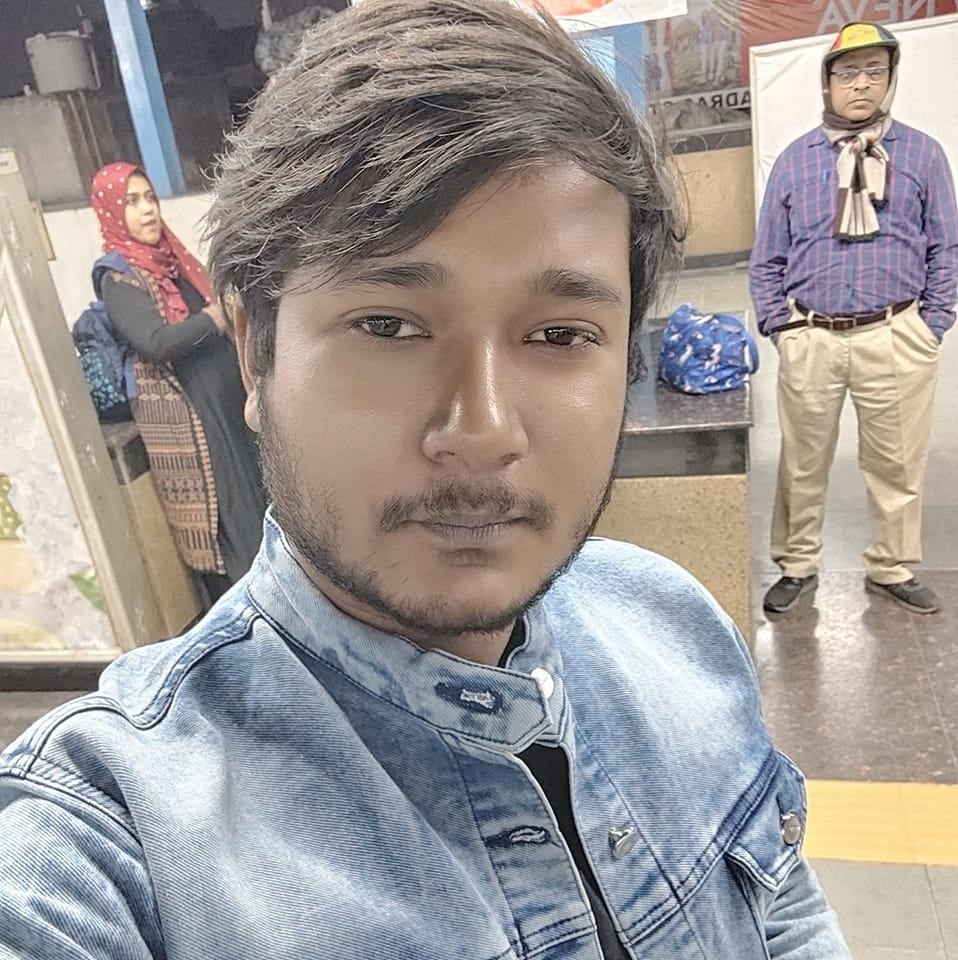
#> input picture images/reference.jpg, 958 x 960 px
$ python basic.py
#> lines starting #> are read from the running program, lines starting #| are printed output that depends on the picture; after the words box and inside, x2 and y2 are one past the last pixel; in counts of white or black regions, pixels touching at a corner belong together
import cv2 as cv

img = cv.imread('images/reference.jpg')
#> img is the input picture: shape (960, 958, 3); mean B, G, R 148.5, 151, 157.2
cv.imshow('Image', img)

#1. conerting to grayscale
gray = cv.cvtColor(img, cv.COLOR_BGR2GRAY)
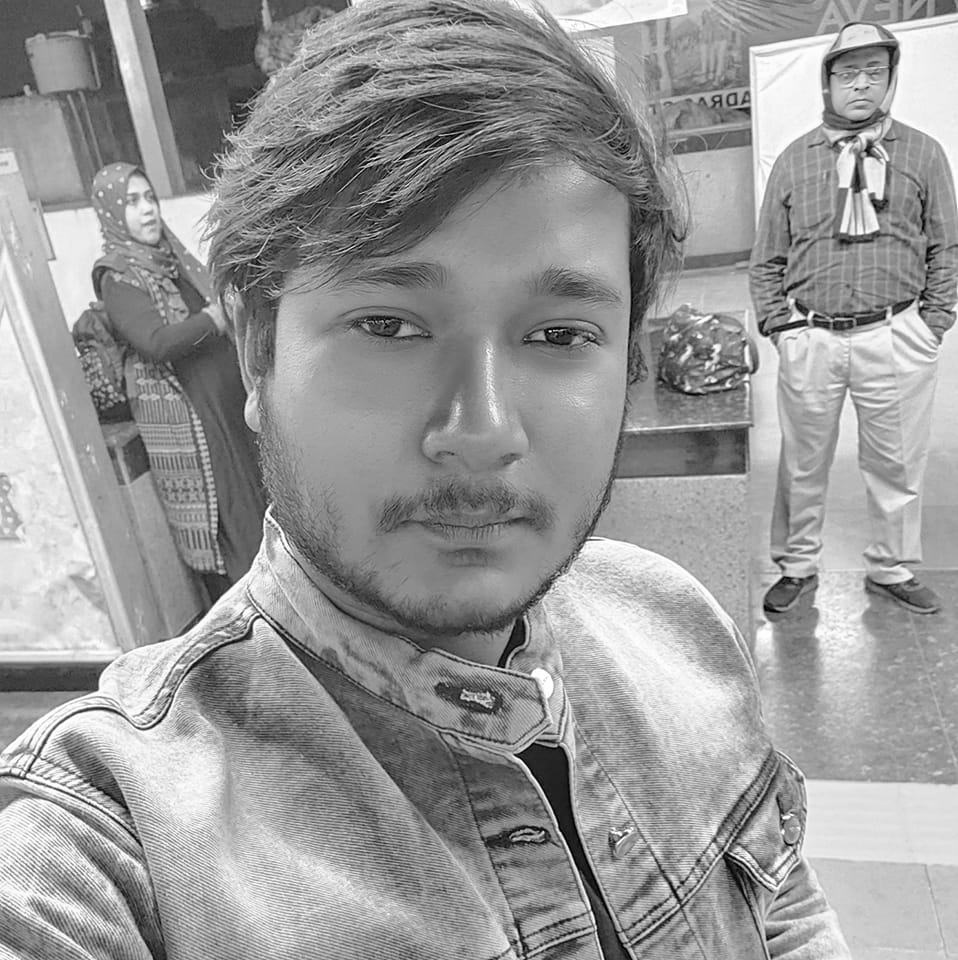
#> gray: shape (960, 958); min 0, max 255, mean 152.6
cv.imshow("Grayscale", gray)

#2. Blur
blur = cv.GaussianBlur(img, (7,7), cv.BORDER_DEFAULT)
cv.imshow("Blur", blur)

#3. Edge Cascade
canny = cv.Canny(blur, 125, 175)
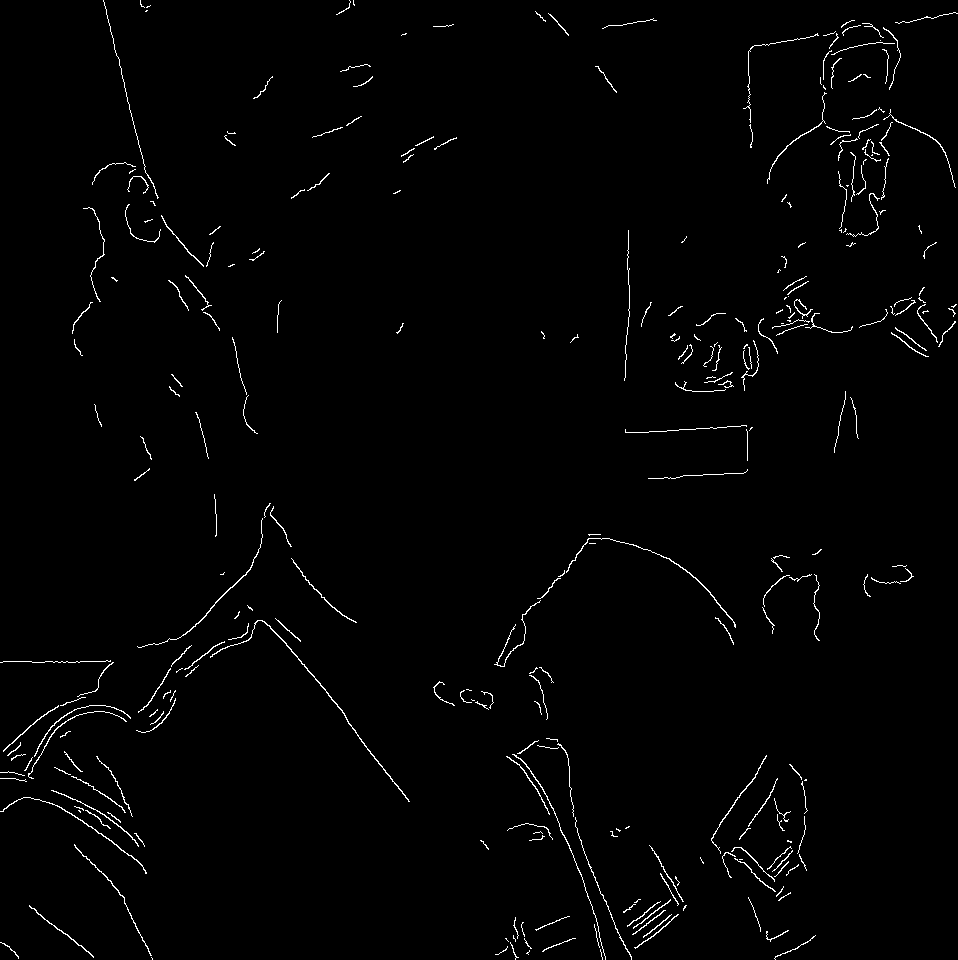
#> canny: shape (960, 958); 1.3% white in thin lines or dots
cv.imshow('Canny Edges', canny)

#4. Dilating the image
dilated = cv.dilate(canny, (7,7), iterations=3)
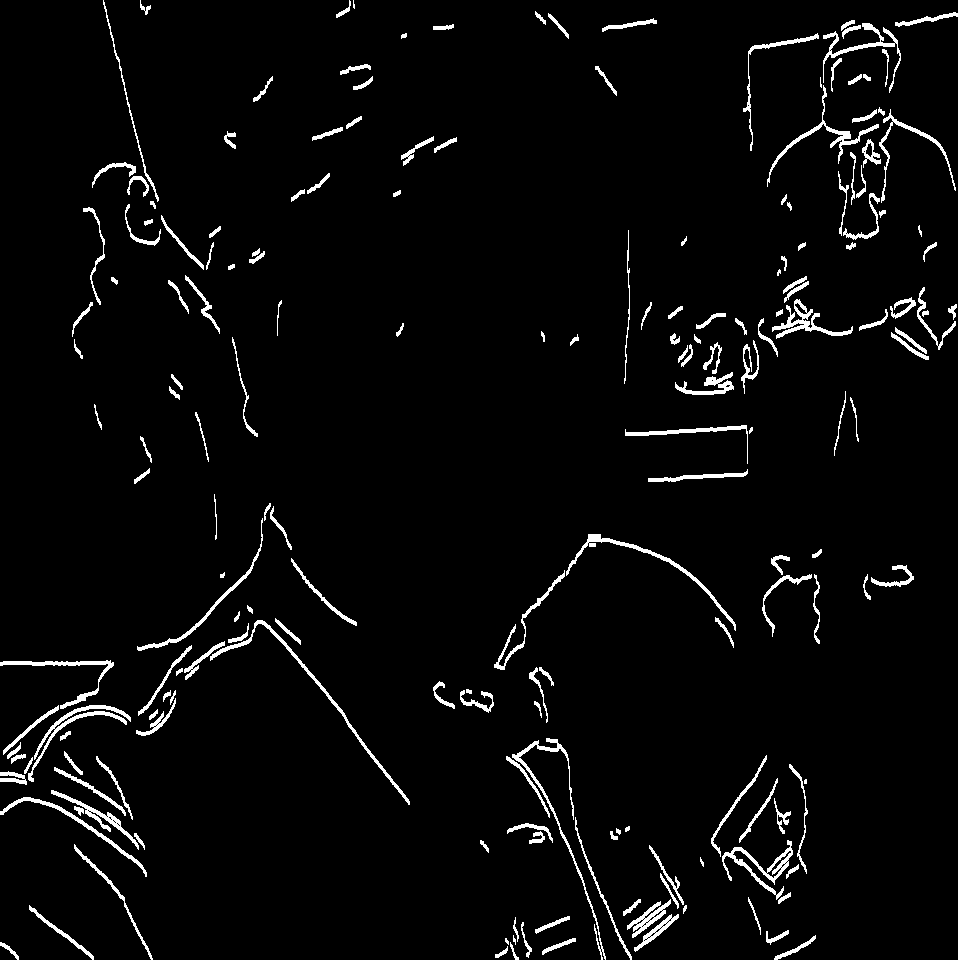
#> dilated: shape (960, 958); 3.5% white; 193 white regions (7 under 20 px), largest, box (x1, y1, x2, y2) and area: (210, 620, 410, 805) 1003, (512, 738, 606, 960) 986, (28, 705, 131, 782) 914
cv.imshow('Dilated', dilated)

#5. Eroding
eroded = cv.erode(dilated, (3,3), iterations=3)
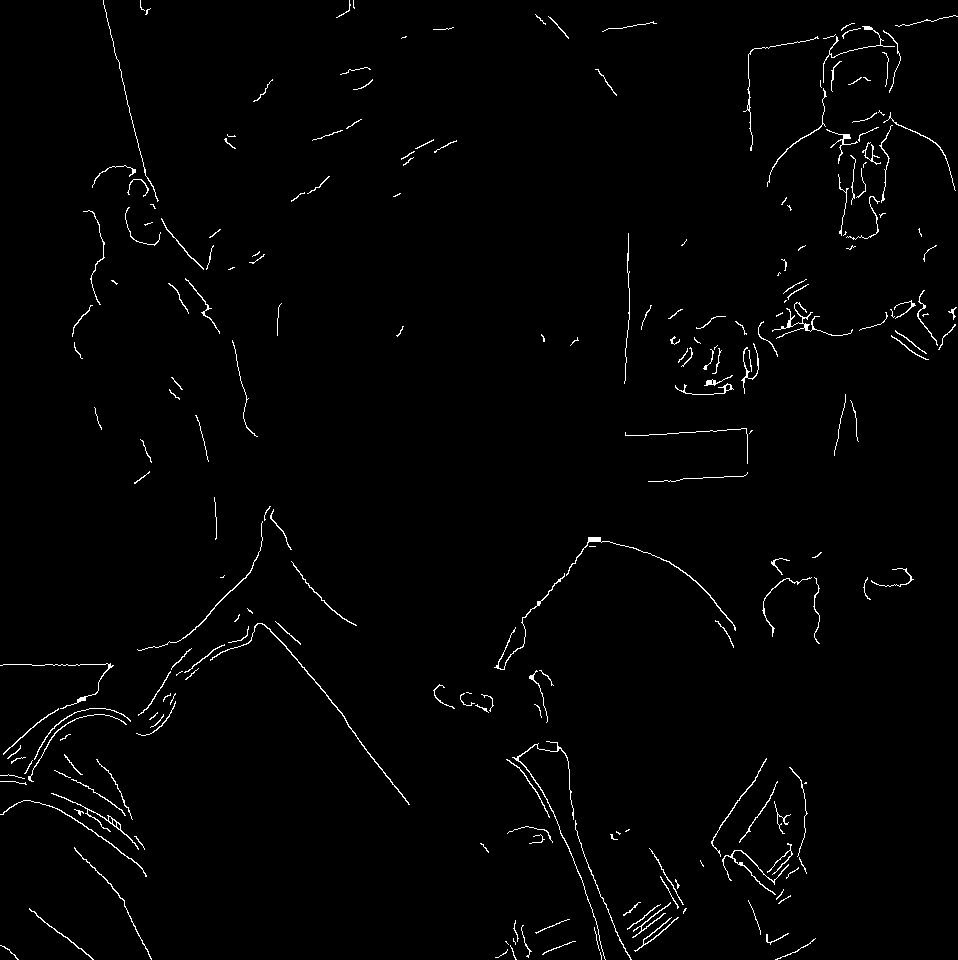
#> eroded: shape (960, 958); 1.4% white in thin lines or dots
cv.imshow("Erode", eroded)

#6. Resize
resized = cv.resize(img, (500, 500), interpolation=cv.INTER_CUBIC)
cv.imshow("Resized", resized)

#7. Cropping
cropped = img[50:200, 200:400]
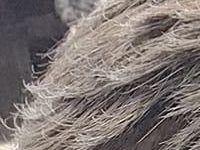
#> cropped: shape (150, 200, 3); mean B, G, R 114.7, 117.8, 126.9
cv.imshow('Cropped', cropped)

cv.waitKey(0)
